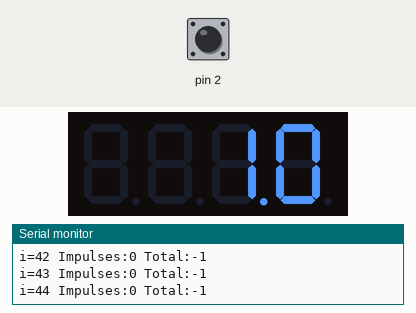
This sketch was run on a simulated Arduino Uno, built with avr-gcc and run on an emulated ATmega328P. Shown: 4-digit seven-segment display, the last lines printed to the serial monitor. Inputs (shaded band) come from the test bench; at power-on: pin 2 HIGH. EEPROM starts erased.

Above: at 1.2 s.
1.3 s: pin 2 driven LOW
At 2.5 s:
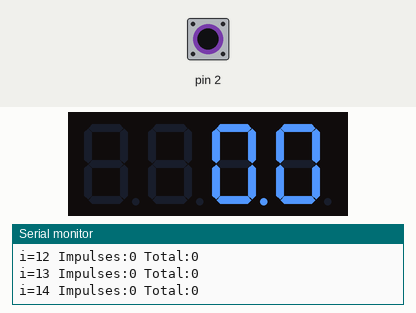
3.6 s: pin 2 pulsed HIGH 5 times (0.12 s each, 0.3 s apart)
At 7.0 s:
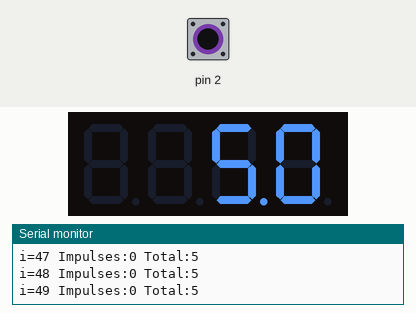
Timing chart, 0 to 8.5 s (numbered marks = the images above; inputs shaded):
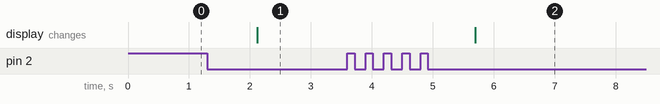

The sketch:

CoinAcceptor.ino
```cpp
//Mario's Ideas
//Controlling coin acceptor with Arduino

#include  <Arduino.h>
#include <TM1637Display.h>
#include <EEPROM.h>

// Module  connection pins (Digital Pins)
#define CLK 3
#define DIO 4

TM1637Display  display(CLK, DIO);

// variable use to measuer the intervals inbetween impulses
int  i=0;
// Number of impulses detected
int impulsCount=0;
// Sum of all the  coins inseted
int total_amount=0;

void setup() {
 // pinMode(2, INPUT_PULLUP);
  Serial.begin(9600);
  display.setBrightness(0x0f);
 // Interrupt connected  to PIN D2 executing IncomingImpuls function when signal goes from HIGH to LOW
  attachInterrupt(0,incomingImpuls, FALLING);
 EEPROM.get(0, total_amount);
  display.clear();

}

void incomingImpuls()
{
  impulsCount=impulsCount+1;
  i=0;
}

void loop() {
  i=i+1;

  Serial.print("i=");
  Serial.print(i);
  Serial.print(" Impulses:");
  Serial.print(impulsCount);
  Serial.print(" Total:");
  Serial.println(total_amount);

  if (i>=30  and impulsCount==1){
    total_amount=total_amount+1;
    impulsCount=0;
    i=0;
    EEPROM.put(0, total_amount);
  }
   if (i>=30 and impulsCount==5){
    total_amount=total_amount+5;
    impulsCount=0;
    i=0;
    EEPROM.put(0, total_amount);
  }
   if (i>=30 and impulsCount==10){
    total_amount=total_amount+10;
    impulsCount=0;
    i=0;
    EEPROM.put(0, total_amount);
  }
   if (i>=30 and  impulsCount==20){
    total_amount=total_amount+20;
    impulsCount=0;
    i=0;
    EEPROM.put(0, total_amount);
  }
  //  if (i>=30 and impulsCount==5){
  //   total_amount=total_amount+0.1;
  //   impulsCount=0;
  //   i=0;
  //   EEPROM.put(0, total_amount);
  // }

 if(total_amount<10) display.showNumberDecEx(total_amount*10, 0b10000000,  true, 2, 2);
  else
  display.showNumberDecEx(total_amount*10, 0b00100000,  false, 4, 0);
}
```

Measured:
- after the input at 1.3 s, the display: changes after 0.82 s (image 1)
- after the input at 3.6 s, the display: changes after 2.1 s (image 2)
